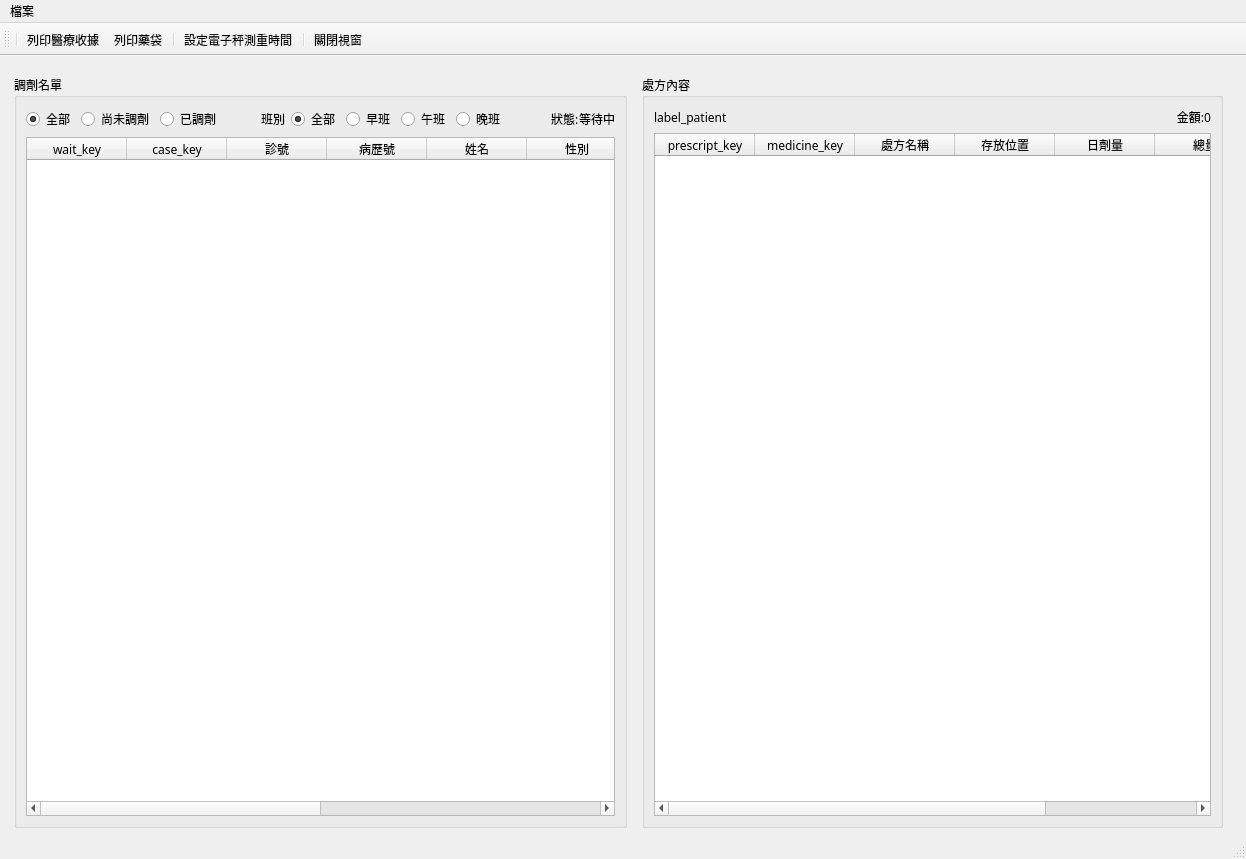
<?xml version="1.0" encoding="UTF-8"?>
<ui version="4.0">
 <class>WindowCashier</class>
 <widget class="QMainWindow" name="WindowCashier">
  <property name="geometry">
   <rect>
    <x>0</x>
    <y>0</y>
    <width>1246</width>
    <height>859</height>
   </rect>
  </property>
  <property name="font">
   <font>
    <family>微軟正黑體</family>
   </font>
  </property>
  <property name="windowTitle">
   <string>批價作業</string>
  </property>
  <widget class="QWidget" name="centralwidget">
   <layout class="QHBoxLayout" name="horizontalLayout">
    <item>
     <layout class="QHBoxLayout" name="horizontalLayout_2">
      <property name="leftMargin">
       <number>5</number>
      </property>
      <property name="topMargin">
       <number>10</number>
      </property>
      <property name="rightMargin">
       <number>5</number>
      </property>
      <item>
       <layout class="QVBoxLayout" name="verticalLayout_2">
        <property name="leftMargin">
         <number>0</number>
        </property>
        <property name="topMargin">
         <number>0</number>
        </property>
        <property name="rightMargin">
         <number>0</number>
        </property>
        <item>
         <widget class="QGroupBox" name="groupBox_4">
          <property name="title">
           <string>調劑名單</string>
          </property>
          <property name="flat">
           <bool>false</bool>
          </property>
          <layout class="QVBoxLayout" name="verticalLayout_4">
           <item>
            <layout class="QHBoxLayout" name="horizontalLayout_4">
             <property name="spacing">
              <number>0</number>
             </property>
             <property name="leftMargin">
              <number>0</number>
             </property>
             <item>
              <widget class="QWidget" name="widget_5" native="true">
               <layout class="QHBoxLayout" name="horizontalLayout_6">
                <property name="leftMargin">
                 <number>0</number>
                </property>
                <property name="topMargin">
                 <number>0</number>
                </property>
                <property name="rightMargin">
                 <number>0</number>
                </property>
                <property name="bottomMargin">
                 <number>0</number>
                </property>
                <item>
                 <widget class="QRadioButton" name="radioButton_all">
                  <property name="text">
                   <string>全部</string>
                  </property>
                  <property name="checked">
                   <bool>true</bool>
                  </property>
                 </widget>
                </item>
                <item>
                 <widget class="QRadioButton" name="radioButton_not_dispensing">
                  <property name="text">
                   <string>尚未調劑</string>
                  </property>
                  <property name="checked">
                   <bool>false</bool>
                  </property>
                 </widget>
                </item>
                <item>
                 <widget class="QRadioButton" name="radioButton_dispensing">
                  <property name="text">
                   <string>已調劑</string>
                  </property>
                 </widget>
                </item>
               </layout>
              </widget>
             </item>
             <item>
              <spacer name="horizontalSpacer">
               <property name="orientation">
                <enum>Qt::Horizontal</enum>
               </property>
               <property name="sizeHint" stdset="0">
                <size>
                 <width>40</width>
                 <height>20</height>
                </size>
               </property>
              </spacer>
             </item>
             <item>
              <widget class="QWidget" name="widget_3" native="true">
               <layout class="QHBoxLayout" name="horizontalLayout_5">
                <property name="leftMargin">
                 <number>0</number>
                </property>
                <property name="topMargin">
                 <number>0</number>
                </property>
                <property name="rightMargin">
                 <number>0</number>
                </property>
                <property name="bottomMargin">
                 <number>0</number>
                </property>
                <item>
                 <widget class="QLabel" name="label_period">
                  <property name="text">
                   <string>班別</string>
                  </property>
                 </widget>
                </item>
                <item>
                 <widget class="QRadioButton" name="radioButton_period_all">
                  <property name="text">
                   <string>全部</string>
                  </property>
                  <property name="checked">
                   <bool>true</bool>
                  </property>
                 </widget>
                </item>
                <item>
                 <widget class="QRadioButton" name="radioButton_period1">
                  <property name="text">
                   <string>早班</string>
                  </property>
                 </widget>
                </item>
                <item>
                 <widget class="QRadioButton" name="radioButton_period2">
                  <property name="text">
                   <string>午班</string>
                  </property>
                 </widget>
                </item>
                <item>
                 <widget class="QRadioButton" name="radioButton_period3">
                  <property name="text">
                   <string>晚班</string>
                  </property>
                 </widget>
                </item>
                <item>
                 <spacer name="horizontalSpacer_3">
                  <property name="orientation">
                   <enum>Qt::Horizontal</enum>
                  </property>
                  <property name="sizeHint" stdset="0">
                   <size>
                    <width>40</width>
                    <height>20</height>
                   </size>
                  </property>
                 </spacer>
                </item>
                <item>
                 <widget class="QLabel" name="label">
                  <property name="text">
                   <string>狀態:</string>
                  </property>
                 </widget>
                </item>
               </layout>
              </widget>
             </item>
             <item>
              <widget class="QLabel" name="label_status">
               <property name="text">
                <string>等待中</string>
               </property>
              </widget>
             </item>
            </layout>
           </item>
           <item>
            <widget class="QTableWidget" name="tableWidget_pharmacy_list">
             <property name="editTriggers">
              <set>QAbstractItemView::NoEditTriggers</set>
             </property>
             <property name="alternatingRowColors">
              <bool>true</bool>
             </property>
             <property name="selectionMode">
              <enum>QAbstractItemView::SingleSelection</enum>
             </property>
             <property name="selectionBehavior">
              <enum>QAbstractItemView::SelectRows</enum>
             </property>
             <column>
              <property name="text">
               <string>wait_key</string>
              </property>
             </column>
             <column>
              <property name="text">
               <string>case_key</string>
              </property>
             </column>
             <column>
              <property name="text">
               <string>診號</string>
              </property>
             </column>
             <column>
              <property name="text">
               <string>病歷號</string>
              </property>
             </column>
             <column>
              <property name="text">
               <string>姓名</string>
              </property>
             </column>
             <column>
              <property name="text">
               <string>性別</string>
              </property>
             </column>
             <column>
              <property name="text">
               <string>年齡</string>
              </property>
             </column>
             <column>
              <property name="text">
               <string>處方類別</string>
              </property>
             </column>
             <column>
              <property name="text">
               <string>醫師</string>
              </property>
             </column>
             <column>
              <property name="text">
               <string>已調劑</string>
              </property>
             </column>
            </widget>
           </item>
          </layout>
         </widget>
        </item>
       </layout>
      </item>
      <item>
       <widget class="QFrame" name="frame">
        <property name="maximumSize">
         <size>
          <width>1200</width>
          <height>16777215</height>
         </size>
        </property>
        <layout class="QVBoxLayout" name="verticalLayout">
         <property name="topMargin">
          <number>0</number>
         </property>
         <property name="bottomMargin">
          <number>0</number>
         </property>
         <item>
          <widget class="QGroupBox" name="groupBox_2">
           <property name="maximumSize">
            <size>
             <width>16777215</width>
             <height>16777215</height>
            </size>
           </property>
           <property name="title">
            <string>處方內容</string>
           </property>
           <property name="flat">
            <bool>false</bool>
           </property>
           <layout class="QVBoxLayout" name="verticalLayout_3">
            <item>
             <layout class="QHBoxLayout" name="horizontalLayout_3">
              <item>
               <widget class="QLabel" name="label_patient">
                <property name="text">
                 <string>label_patient</string>
                </property>
               </widget>
              </item>
              <item>
               <spacer name="horizontalSpacer_2">
                <property name="orientation">
                 <enum>Qt::Horizontal</enum>
                </property>
                <property name="sizeHint" stdset="0">
                 <size>
                  <width>40</width>
                  <height>20</height>
                 </size>
                </property>
               </spacer>
              </item>
              <item>
               <widget class="QLabel" name="label_fee">
                <property name="text">
                 <string>金額:0</string>
                </property>
                <property name="alignment">
                 <set>Qt::AlignRight|Qt::AlignTrailing|Qt::AlignVCenter</set>
                </property>
               </widget>
              </item>
             </layout>
            </item>
            <item>
             <widget class="QTableWidget" name="tableWidget_prescript">
              <property name="editTriggers">
               <set>QAbstractItemView::NoEditTriggers</set>
              </property>
              <property name="alternatingRowColors">
               <bool>true</bool>
              </property>
              <property name="selectionMode">
               <enum>QAbstractItemView::SingleSelection</enum>
              </property>
              <property name="selectionBehavior">
               <enum>QAbstractItemView::SelectRows</enum>
              </property>
              <column>
               <property name="text">
                <string>prescript_key</string>
               </property>
              </column>
              <column>
               <property name="text">
                <string>medicine_key</string>
               </property>
              </column>
              <column>
               <property name="text">
                <string>處方名稱</string>
               </property>
              </column>
              <column>
               <property name="text">
                <string>存放位置</string>
               </property>
              </column>
              <column>
               <property name="text">
                <string>日劑量</string>
               </property>
              </column>
              <column>
               <property name="text">
                <string>總量</string>
               </property>
              </column>
              <column>
               <property name="text">
                <string>已調劑</string>
               </property>
              </column>
             </widget>
            </item>
           </layout>
          </widget>
         </item>
        </layout>
       </widget>
      </item>
     </layout>
    </item>
   </layout>
  </widget>
  <widget class="QStatusBar" name="statusbar"/>
  <widget class="QToolBar" name="toolBar">
   <property name="windowTitle">
    <string>toolBar</string>
   </property>
   <property name="toolButtonStyle">
    <enum>Qt::ToolButtonTextUnderIcon</enum>
   </property>
   <attribute name="toolBarArea">
    <enum>TopToolBarArea</enum>
   </attribute>
   <attribute name="toolBarBreak">
    <bool>false</bool>
   </attribute>
   <addaction name="separator"/>
   <addaction name="action_print_receipt"/>
   <addaction name="action_print_drug_bag"/>
   <addaction name="separator"/>
   <addaction name="action_set_scale_time"/>
   <addaction name="separator"/>
   <addaction name="action_close"/>
  </widget>
  <widget class="QMenuBar" name="menubar">
   <property name="geometry">
    <rect>
     <x>0</x>
     <y>0</y>
     <width>1246</width>
     <height>28</height>
    </rect>
   </property>
   <widget class="QMenu" name="menu">
    <property name="title">
     <string>檔案</string>
    </property>
    <addaction name="action_medicine_settings"/>
   </widget>
   <addaction name="menu"/>
  </widget>
  <action name="action_close">
   <property name="icon">
    <iconset>
     <normaloff>../icons/application-exit.svg</normaloff>../icons/application-exit.svg</iconset>
   </property>
   <property name="text">
    <string>關閉視窗</string>
   </property>
  </action>
  <action name="action_print_receipt">
   <property name="icon">
    <iconset>
     <normaloff>../icons/document-print.png</normaloff>../icons/document-print.png</iconset>
   </property>
   <property name="text">
    <string>列印醫療收據</string>
   </property>
   <property name="toolTip">
    <string>列印醫療收據</string>
   </property>
  </action>
  <action name="action_print_drug_bag">
   <property name="icon">
    <iconset>
     <normaloff>../icons/printer-laser.png</normaloff>../icons/printer-laser.png</iconset>
   </property>
   <property name="text">
    <string>列印藥袋</string>
   </property>
   <property name="toolTip">
    <string>列印藥袋</string>
   </property>
  </action>
  <action name="action_medicine_settings">
   <property name="icon">
    <iconset>
     <normaloff>../icons/preferences-contact-list.png</normaloff>../icons/preferences-contact-list.png</iconset>
   </property>
   <property name="text">
    <string>設定處方資料</string>
   </property>
   <property name="toolTip">
    <string>設定處方資料</string>
   </property>
  </action>
  <action name="action_set_scale_time">
   <property name="icon">
    <iconset>
     <normaloff>../icons/clock.png</normaloff>../icons/clock.png</iconset>
   </property>
   <property name="text">
    <string>設定電子秤測重時間</string>
   </property>
   <property name="toolTip">
    <string>設定電子秤測重時間</string>
   </property>
  </action>
 </widget>
 <resources/>
 <connections/>
</ui>
